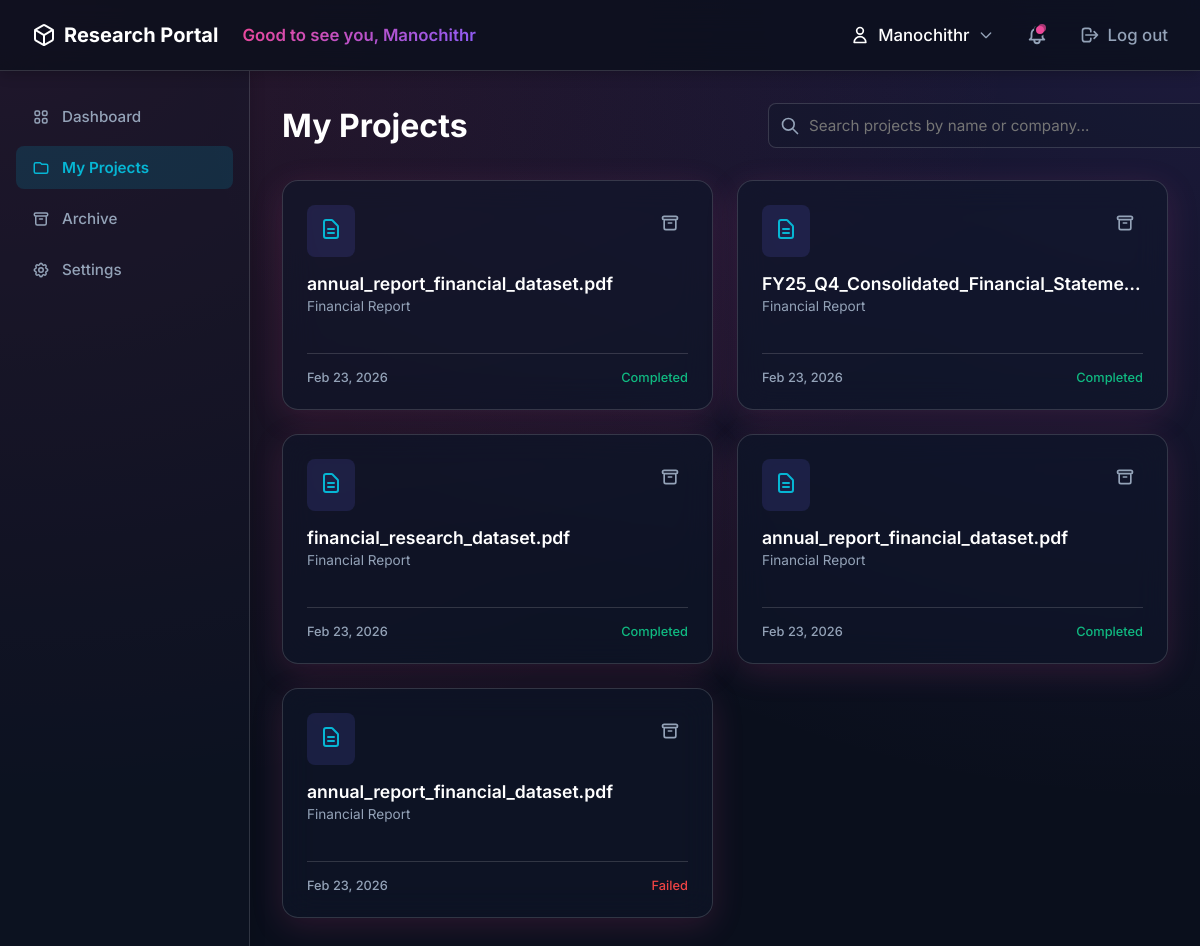
/projects (signed in), run on an earlier commit of the app's database.
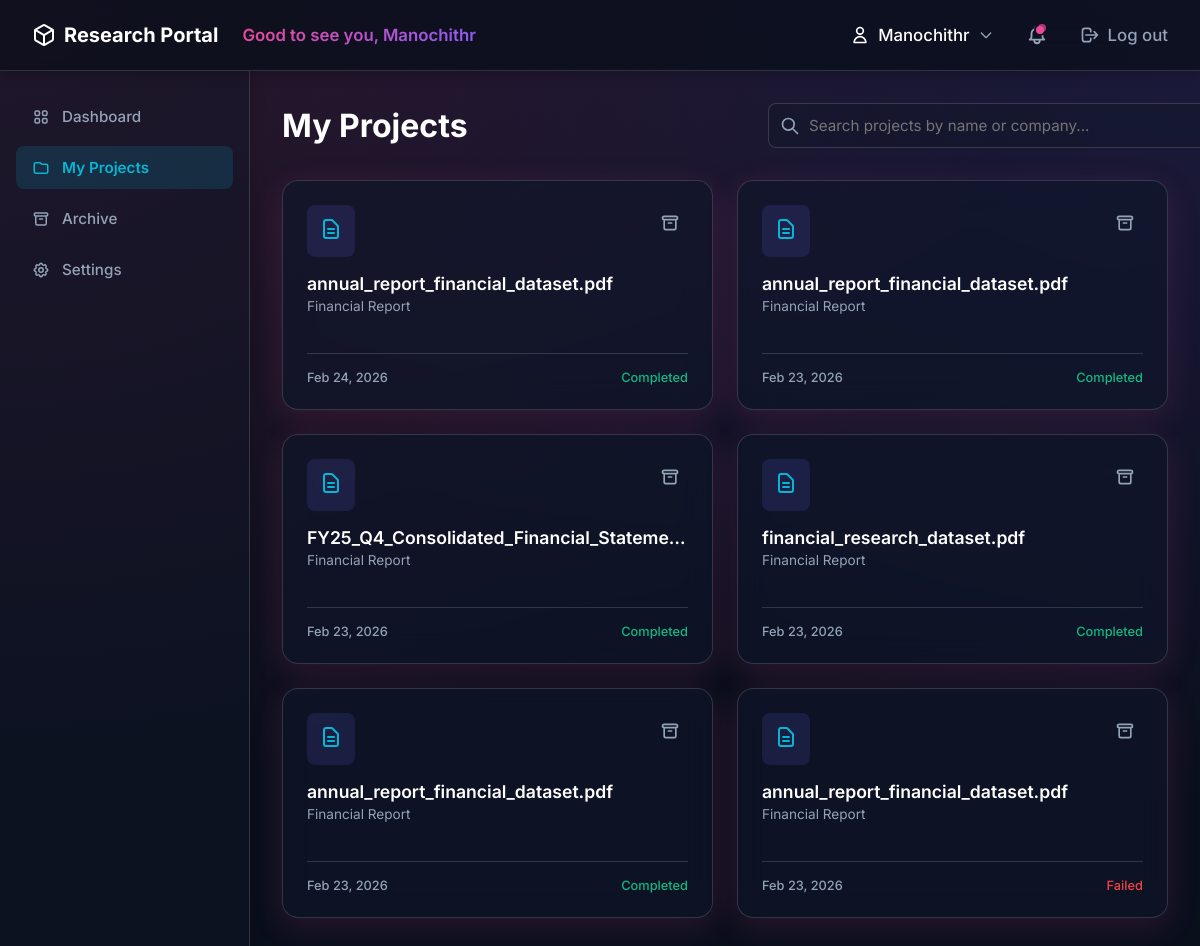
And on a later commit of the database.
### models.py (models this page shows)
class ResearchProject(db.Model):
    id = db.Column(db.Integer, primary_key=True)
    user_id = db.Column(db.Integer, db.ForeignKey('user.id'), nullable=False)
    filename = db.Column(db.String(255), nullable=False)
    company_name = db.Column(db.String(255), default="Unknown")
    status = db.Column(db.String(50), default="Pending") # Pending, Completed, Failed
    extracted_data = db.Column(db.Text, nullable=True) # Will store JSON string
    is_archived = db.Column(db.Boolean, default=False)
    uploaded_at = db.Column(db.DateTime, default=datetime.utcnow)

### app.py (the view, shortened to what this page needs)
@app.route('/projects', methods=['GET'])
@login_required
def projects():
    projects = ResearchProject.query.filter_by(user_id=current_user.id, is_archived=False).order_by(ResearchProject.uploaded_at.desc()).all()
    return render_template('projects.html', projects=projects, title="My Projects")

### app.py (called while the page is built)
@login_manager.user_loader
def load_user(user_id):
    return User.query.get(int(user_id))

### templates/projects.html (shortened to what this page needs)
{% extends "base.html" %}
{% block content %}
<div class="dashboard-header"
    style="display: flex; justify-content: space-between; align-items: center; margin-bottom: var(--space-8); width: 100%;">
    <h1 style="margin: 0; font-size: 2rem; font-weight: 700;">My Projects</h1>
    <div class="search-container">
        <svg class="search-icon" fill="none" stroke="currentColor" viewBox="0 0 24 24" width="20" height="20">
            <path stroke-linecap="round" stroke-linejoin="round" stroke-width="2"
                d="M21 21l-6-6m2-5a7 7 0 11-14 0 7 7 0 0114 0z"></path>
        </svg>
        <input type="text" id="projectSearch" class="search-input" placeholder="Search projects by name or company..."
            onkeyup="filterProjects()">
    </div>
</div>
{% if projects %}
<div class="dashboard-grid">
    {% for project in projects %}
    <div class="grid-card" id="project-card-{{ project.id }}"
        onclick="window.location.href='{{ url_for('view_result', project_id=project.id) }}'">
        <div class="filing-header">
            <div class="filing-icon">
                <svg fill="none" stroke="currentColor" viewBox="0 0 24 24">
                    <path stroke-linecap="round" stroke-linejoin="round" stroke-width="2"
                        d="M9 12h6m-6 4h6m2 5H7a2 2 0 01-2-2V5a2 2 0 012-2h5.586a1 1 0 01.707.293l5.414 5.414a1 1 0 01.293.707V19a2 2 0 01-2 2z">
                    </path>
                </svg>
            </div>
            <button type="button" class="archive-btn" onclick="archiveProject(event, {{ project.id }})"
                aria-label="Archive Project">
                <svg fill="none" stroke="currentColor" viewBox="0 0 24 24" width="20" height="20">
                    <path stroke-linecap="round" stroke-linejoin="round" stroke-width="2"
                        d="M5 8h14M5 8a2 2 0 110-4h14a2 2 0 110 4M5 8v10a2 2 0 002 2h10a2 2 0 002-2V8m-9 4h4">
                    </path>
                </svg>
            </button>
        </div>
        <h3 class="filing-title">{{ project.filename }}</h3>
        <p class="filing-company">{{ project.company_name }}</p>
        <div class="filing-meta">
            <span>{{ project.uploaded_at.strftime('%b %d, %Y') }}</span>
            <span
                style="color: {% if project.status == 'Completed' %}var(--success){% elif project.status == 'Failed' %}var(--error){% else %}var(--primary){% endif %};">
                {{ project.status }}
            </span>
        </div>
    </div>
    {% endfor %}
</div>
{% endif %}
{% endblock %}

What changed in the data, as far as the page shows it:
added ResearchProject: filename "annual_report_financial_dataset.pdf", company_name "Financial Report", uploaded_at "Feb 24, 2026", status "Completed"
